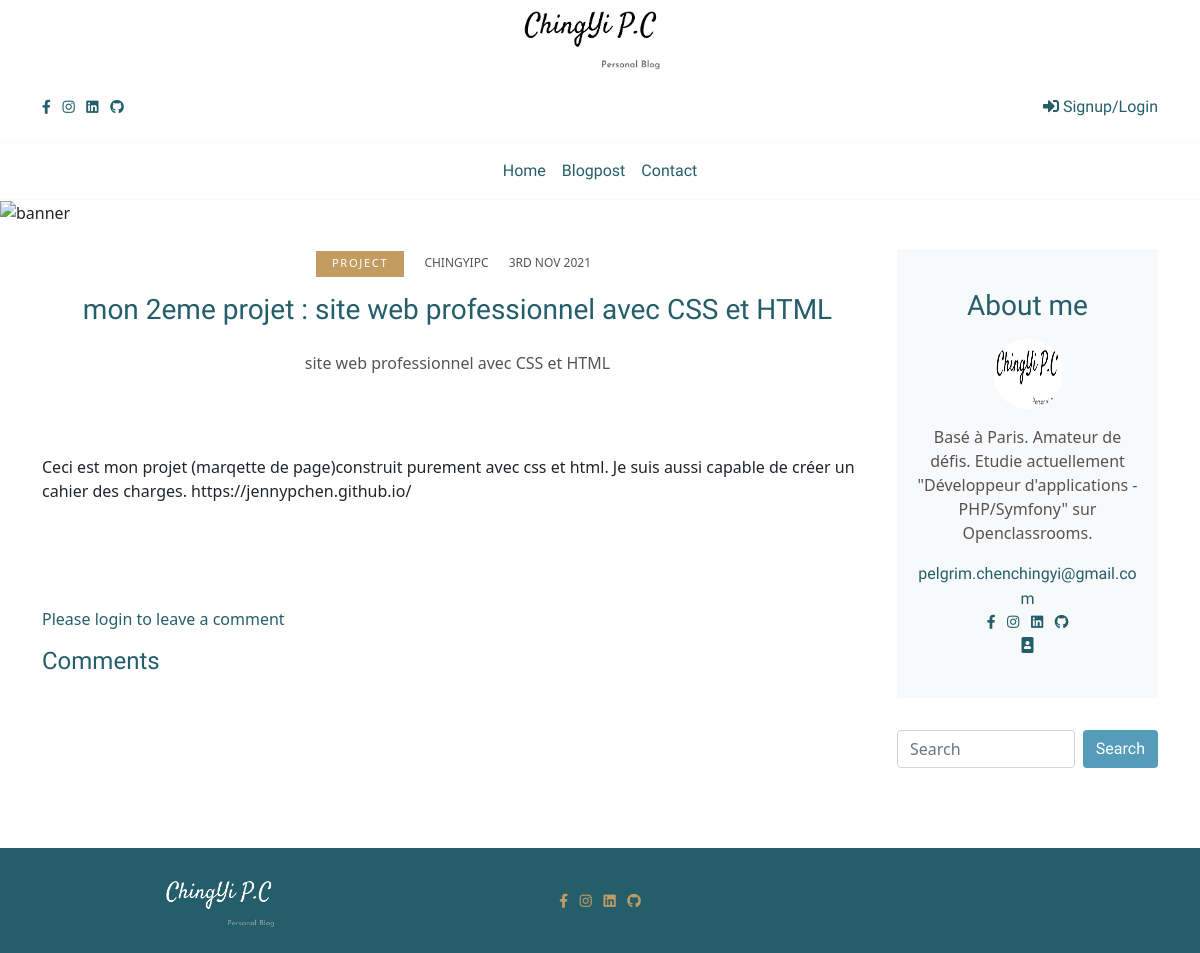
Screenshot of /project5PhpBlog/index.php?action=post&id=50 with the database file from the repository.
### tables this page shows
CREATE TABLE `post` (
  `id` int(11) NOT NULL,
  `title` varchar(200) NOT NULL,
  `chapo` longtext NOT NULL,
  `content` longtext NOT NULL,
  `image` varchar(255) DEFAULT NULL,
  `date_create` datetime NOT NULL,
  `date_update` datetime NOT NULL DEFAULT CURRENT_TIMESTAMP,
  `user_id` int(11) NOT NULL,
  `category` varchar(45) NOT NULL
);

CREATE TABLE `user` (
  `id` int(11) NOT NULL,
  `first_name` varchar(45) NOT NULL,
  `last_name` varchar(60) NOT NULL,
  `user_name` varchar(60) NOT NULL,
  `email` varchar(100) NOT NULL,
  `password` varchar(255) NOT NULL,
  `date_create` datetime NOT NULL,
  `user_type_id` int(11) DEFAULT '2',
  `reset_token` varchar(255) DEFAULT NULL
);

### project5PhpBlog/src/controllers/FrontendControllers.php (called while the page is built, shortened)
<?php
class FrontendControllers
{
    public function listAPost()
    {
        $postManager = new PostManager();
        $post = $postManager->getPost($_GET['id']);
        require('src/views/frontend/singlepost.php');
    }
}

### project5PhpBlog/src/models/postManager.php (called while the page is built, shortened)
<?php
class PostManager extends DatabaseManager
{
    function getPost($postId)
    {
        $db = $this->dbConnect();
        $statement = $db->prepare('SELECT post.id, image,title, category, chapo, USER.user_name, content,  DATE_FORMAT(post.date_create, "%D %b %Y") AS creation_date
    FROM `post` JOIN USER WHERE USER.id = `post`.`user_id` AND post.id=?');
        $statement->execute(array($postId));
        $values = $statement->fetch(PDO::FETCH_ASSOC);
        $post = new Posts($values);
        return $post;
    }
}

### project5PhpBlog/src/models/Posts.php (called while the page is built, shortened)
<?php
class Posts
{
    private $title;
    private $category;
    private $chapo;
    private $user_name;
    private $content;
    private $creation_date;
    public function hydrate(array $values)
    {
        foreach ($values as $key => $value) {
            $pieces = explode('_', $key);
            foreach ($pieces as $piece) {
                if (count($pieces) == 1) {
                    $method = 'set' . ucfirst($pieces[0]);
                }
                if (count($pieces) == 2) {
                    $method = 'set' . ucfirst($pieces[0]) . ucfirst($pieces[1]);
                }
            }
        }
    }
    public function setId($id)
    {
        $id = (int) $id;
    }
    public function setTitle($title)
    {
        if (is_string($title)) {
            $this->title = $title;
        }
    }
    public function getTitle()
    {
        return $this->title;
    }
    public function setCategory($category)
    {
        if (is_string($category)) {
            $this->category = $category;
        }
    }
    public function getCategory()
    {
        return $this->category;
    }
    public function setChapo($chapo)
    {
        if (is_string($chapo)) {
            $this->chapo = $chapo;
        }
    }
    public function getChapo()
    {
        return $this->chapo;
    }
    public function setUserName($user_name)
    {
        if (is_string($user_name)) {
            $this->user_name = $user_name;
        }
    }
    public function getUserName()
    {
        return $this->user_name;
    }
    public function setContent($content)
    {
        if (is_string($content)) {
            $this->content = $content;
        }
    }
    public function getContent()
    {
        return $this->content;
    }
    public function setCreationDate($creation_date)
    {
        $this->creation_date = $creation_date;
    }
    public function getCreationDate()
    {
        return $this->creation_date;
    }
}

### project5PhpBlog/src/views/frontend/singlepost.php (the view, shortened to what this page needs)
<div class="pb-4 "><img class="img-fluid" src="public/img/sea.png" alt="banner" /></div>
<section class="pb-5">
    <div class="container pb-4">
        <div class="row">
            <div class="col-lg-9 mb-5 mb-lg-0 mx-auto">
                <div class="row mb-5">
                    <div class="col-lg-12 text-center">
                        <ul class="list-inline">
                            <li class="list-inline-item mr-2 category font-weight-normal"> <?php echo $post->getCategory();?> </li>
                            <li class="list-inline-item mx-2 text-uppercase meta font-weight-normal"><?php echo $post->getUserName(); ?></li>
                            <li class="list-inline-item mx-2 text-uppercase meta font-weight-normal"><?php echo $post->getCreationDate(); ?></li>
                        </ul>
                    </div>
                    <div class="col-lg-12 text-center">
                        <h2 class="h3 mb-4"> <a class="d-block blogtitle" href=""><?php echo $post->getTitle(); ?></a></h2>
                        <p class="blogtext"><?php echo $post->getChapo();?></p>
                    </div>
                    <div class="col-lg-12 text-center"><a class="d-block post-trending mb-4" href=""><img class="img-fluid w-100" src="<?php echo $post->getImage(); ?>" alt="" /></a>
                    </div>
                    <div class="col-lg-12">
                        <p class="blogtext"><?php echo $post->getContent();?></p>
                    </div>
                </div>
                <?php if (!empty($_SESSION['username'])) : ?>
                    <?php if (isset($_SESSION['success_message']) && !empty($_SESSION['success_message'])) { ?>
                        <div class="success-message" style="margin-bottom: 15px;font-size: 20px;color: green;"><?php echo $_SESSION['success_message']; ?></div>
                    <?php
                        unset($_SESSION['success_message']);
                    }
                    ?>
                    <form method="post" action="index.php?action=leavecomment&amp;id=<?= $post->getId(); ?>">
                        <h3 class="cardtitle">Leave a comment</h3>
                        <div class="row mb-3">
                            <div class="col-lg-12 mb-3">
                                <input class="form-control" type="text" name="author" placeholder="Full Name e.g. Jason Doe" value="<?= $_SESSION['username'] ?>" required>
                            </div>
                            <div class="col-lg-12 mb-3">
                                <textarea class="form-control" name="comment" rows="5" placeholder="Leave your comment" value="<?= $comment ?>" required></textarea>
                            </div>
                            <div class="col-lg-12 mb-3">
                                <button class="btn button" type="submit">Submit your comment</button>
                            </div>
                        </div>
                    </form>
                <?php else : ?>
                    <p class="admin-title">Please login to leave a comment</p>
                <?php endif; ?>
                <h3 class="h4 mb-4 cardtitle">Comments</h3>
            </div>
            <?php include_once 'src/views/frontend/_about.php'; ?>
        </div>
</section>
<?php require('src/views/frontend/_frontendLayout.php'); ?>

### project5PhpBlog/public/css/style.css (style rules this page uses)
section { overflow: hidden; position: relative; }
.cardtitle { font-family: "Satisfy", sans-serif; color: #255e6b; }
.category { padding: 0.3rem 1rem; text-decoration: none; color: #fff; background: #c39c62; text-transform: uppercase; letter-spacing: 0.1rem; font-size: 0.7rem; }
.meta { text-transform: uppercase; text-decoration: none; color: #575353; font-size: 0.75rem; }
.blogtitle { font-family: "Satisfy", sans-serif; text-decoration: none; color: #255e6b; }
.blogtext { color: #575353; }
.admin-title { color: #255e6b; }

### rows the page displays
post: category "PROJECT", user.user_name "CHINGYIPC", title "mon 2eme projet : site web professionnel avec CSS et HTML", chapo "site web professionnel avec CSS et HTML", content "Ceci est mon projet (marqette de page)construit purement avec css et html. Je suis aussi capable de créer un cahier des charges. https://jennypchen.github.io/"

### other values shown
$post->getCreationDate() "3RD NOV 2021"
